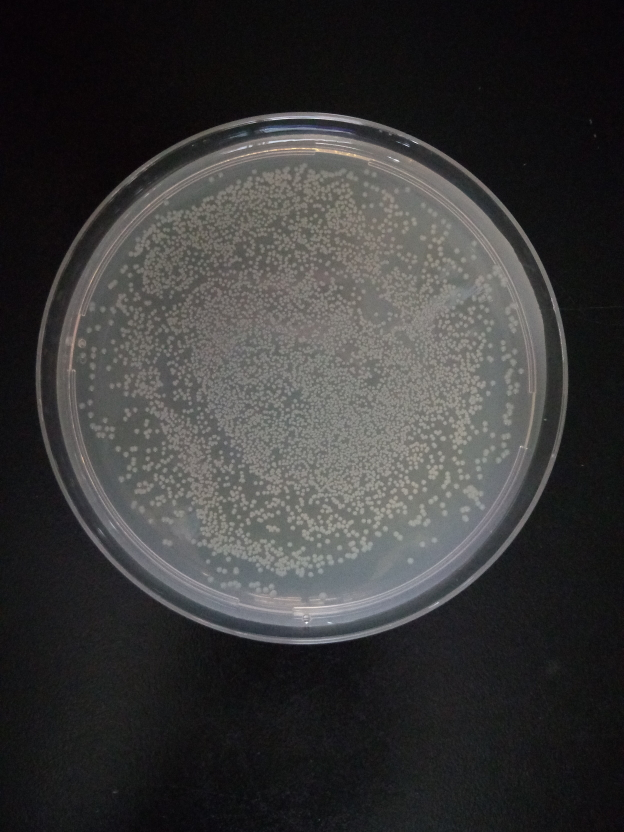
%> input picture data/E.Coli+PtCo-1 small.jpg, 624 x 832 px
$ octave --eval "result = dishSeg(imread('../data/E.Coli+PtCo-1 small.jpg'));"   (GNU Octave 9; MATLAB toolbox functions it lacks are replaced by stand-ins)
%> lines starting %> are read from the running program, lines starting %| are printed output that depends on the picture; in (x1, y1, x2, y2) boxes, pixels count from 0 and x2, y2 are one past the last pixel; in counts of white or black regions, pixels touching at a corner belong together; the program's own positions count from 1
### FYP/SobelEdgeOperator.m
function[dx,dy] = SobelEdgeOperator(pic)
    [m,n] = size(pic);
    pic = double(pic);
    dx = double(zeros(size(pic))); dy = dx;
    sx = [-1  0  1;-2 0 2;-1 0 1]; sy = sx';
    for i = 2:m-1
        for j = 2:n-1
            original = pic(i-1:i+1,j-1:j+1);
            dx(i,j) = sum(sum(original .* sx)) ./ 8;
            dy(i,j) = sum(sum(original .* sy)) ./ 8;
        end
    end
end

### src/dishSeg.m
function [center,radius, rect] = dishSeg(img)
    img_s = imresize(img, 0.1);
    [sx, sy] = SobelEdgeOperator(img_s);
    mag =  sqrt(sx.^2 + sy.^2);
    grayImage = uint8(255 * mat2gray(mag));
    level = graythresh(grayImage);
    bw = imbinarize(grayImage,level);
    bw = imresize(bw,size(img));

    mask = imfill(bw, 'holes');
    cc = bwconncomp(mask);
    PixelIdList = cc.PixelIdxList;
    mask = false(size(mask));
    mask(PixelIdList{1}) = 1;

    img(~mask) = 0;

    imgThresh = img;
    imgThresh(imgThresh > 0) = 1;
    projX = sum(imgThresh,1);
    projY = sum(imgThresh,2);
    % figure, plot(1:size(projX,2),projX);
    % figure, plot(1:size(projY,1),projY);

    petriXL = find(projX>0,1,'first');
    petriXR = find(projX>0,1,'last');
    petriYU = find(projY>0,1,'first');
    petriYD = find(projY>0,1,'last');

    width = petriXR - petriXL;
    height = petriYD - petriYU;

    rect = [petriXL,petriYU,width,height];
%     imgCrop = imcrop(img, [petriXL,petriYU,width,height]);

    center = [fix((height+1)/2) fix((width+1)/2)];
    dishR = fix(min(height+1, width+1) / 2);
    radius = fix(dishR * 0.82);
end
%> in dishSeg, `img_s = imresize(img, 0.1);`:
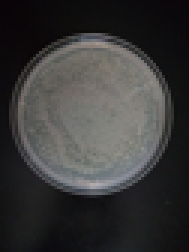
%> img_s: size 84x63x3 uint8 (shown 3 times larger); mean R, G, B 58.1, 57.4, 57.2
%> after the loop in SobelEdgeOperator, `for i = 2:m-1`:
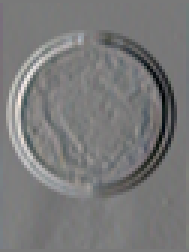
%> dx: size 84x63x3 double (shown 3 times larger); mean R, G, B 0, 0, 0; drawn with min black and max white
%> after the loop in SobelEdgeOperator, `for i = 2:m-1`:
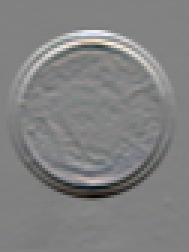
%> dy: size 84x63x3 double (shown 3 times larger); mean R, G, B 0.1, 0.1, 0.1; drawn with min black and max white
%> in dishSeg, `mag =  sqrt(sx.^2 + sy.^2);`:
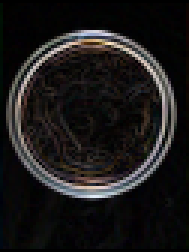
%> mag: size 84x63x3 double (shown 3 times larger); mean R, G, B 5.2, 4.9, 4.8; drawn with min black and max white
%> in dishSeg, `level = graythresh(grayImage);`: level = 0.282
%> in dishSeg, `bw = imresize(bw,size(img));`:
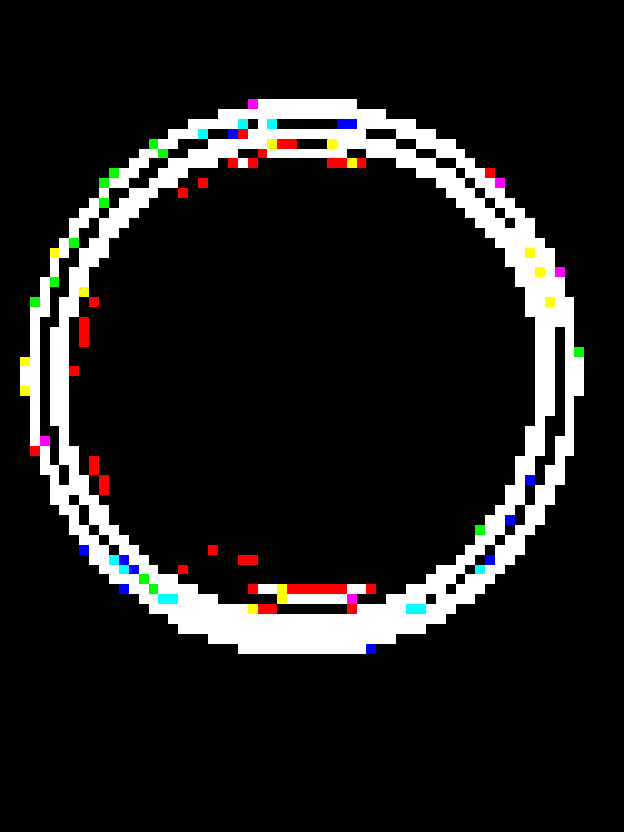
%> bw: size 832x624x3 logical; mean R, G, B 0.118, 0.115, 0.113
%> in dishSeg, `cc = bwconncomp(mask);`: cc = 4 connected components
%> in dishSeg, `PixelIdList = cc.PixelIdxList;`: PixelIdList = 4 items
%> in dishSeg, `mask(PixelIdList{1}) = 1;`:
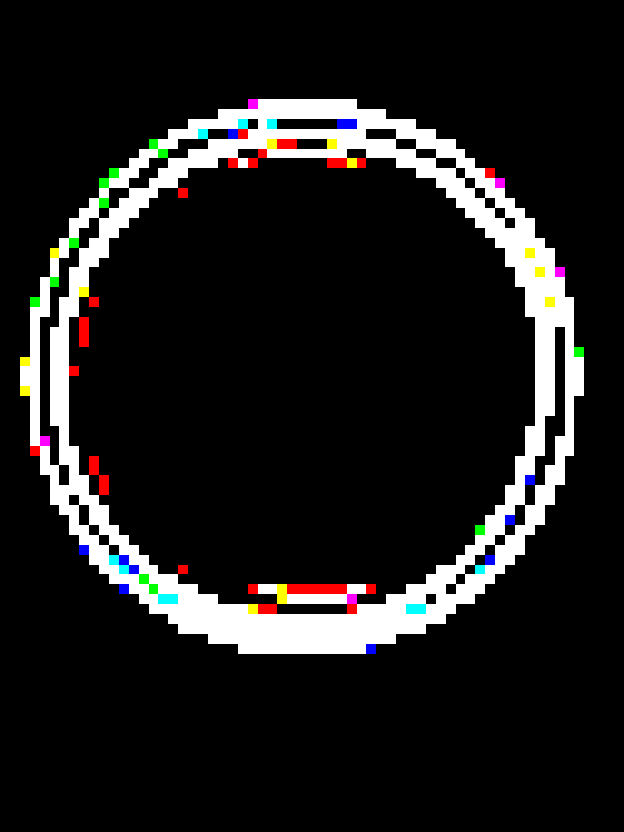
%> mask: size 832x624x3 logical; 0.08% of pixels changed, all inside (x1, y1, x2, y2) = (198, 178, 258, 565)
%> in dishSeg, `img(~mask) = 0;`:
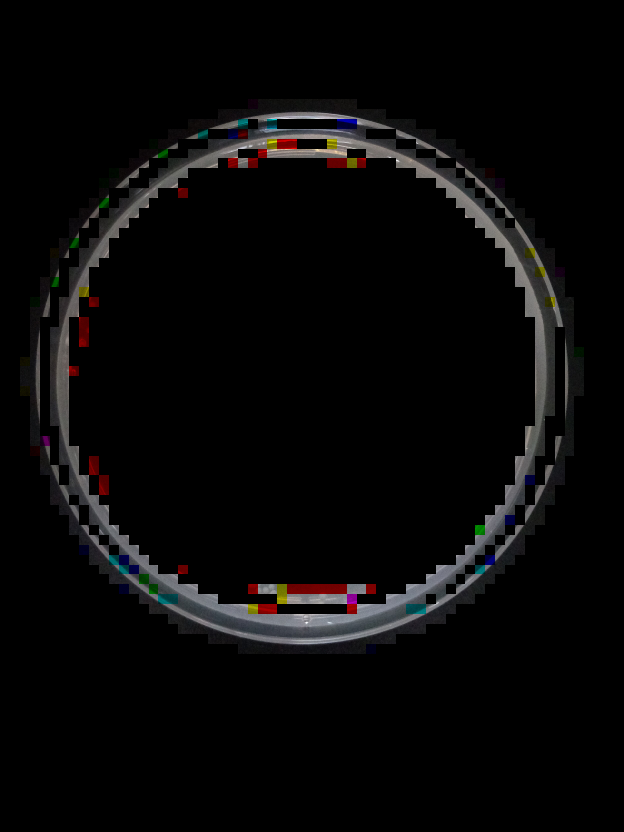
%> img: size 832x624x3 uint8; mean R, G, B 8.6, 8.1, 8.1
%> in dishSeg, `petriXL = find(projX>0,1,'first');`: petriXL = 21
%> in dishSeg, `petriXR = find(projX>0,1,'last');`: petriXR = 1832
%> in dishSeg, `petriYU = find(projY>0,1,'first');`: petriYU = 100
%> in dishSeg, `petriYD = find(projY>0,1,'last');`: petriYD = 2318
%> in dishSeg, `width = petriXR - petriXL;`: width = 1811
%> in dishSeg, `height = petriYD - petriYU;`: height = 2218
%> in dishSeg, `rect = [petriXL,petriYU,width,height];`: rect = [21 100 1811 2218]
%> in dishSeg, `center = [fix((height+1)/2) fix((width+1)/2)];`: center = [1109 906]
%> in dishSeg, `dishR = fix(min(height+1, width+1) / 2);`: dishR = 906
%> in dishSeg, `radius = fix(dishR * 0.82);`: radius = 742
%> `result = dishSeg(imread('../data/E.Coli+PtCo-1 small.jpg'));`: result = [1109 906]
